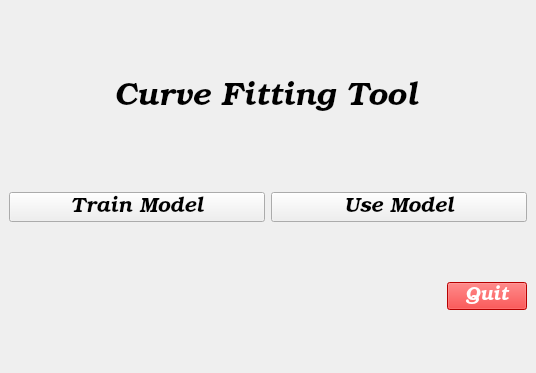
<?xml version="1.0" encoding="UTF-8"?>
<ui version="4.0">
 <class>MainWindow</class>
 <widget class="QMainWindow" name="MainWindow">
  <property name="geometry">
   <rect>
    <x>0</x>
    <y>0</y>
    <width>536</width>
    <height>373</height>
   </rect>
  </property>
  <property name="windowTitle">
   <string>MainWindow</string>
  </property>
  <widget class="QWidget" name="centralwidget">
   <layout class="QGridLayout" name="gridLayout">
    <item row="0" column="0">
     <layout class="QVBoxLayout" name="verticalLayout">
      <item>
       <spacer name="horizontalSpacer_2">
        <property name="orientation">
         <enum>Qt::Horizontal</enum>
        </property>
        <property name="sizeHint" stdset="0">
         <size>
          <width>40</width>
          <height>20</height>
         </size>
        </property>
       </spacer>
      </item>
      <item alignment="Qt::AlignHCenter">
       <widget class="QLabel" name="label">
        <property name="font">
         <font>
          <family>URW Bookman L</family>
          <pointsize>24</pointsize>
          <weight>50</weight>
          <italic>true</italic>
          <bold>false</bold>
         </font>
        </property>
        <property name="text">
         <string>Curve Fitting Tool</string>
        </property>
       </widget>
      </item>
      <item>
       <spacer name="horizontalSpacer">
        <property name="orientation">
         <enum>Qt::Horizontal</enum>
        </property>
        <property name="sizeHint" stdset="0">
         <size>
          <width>40</width>
          <height>20</height>
         </size>
        </property>
       </spacer>
      </item>
      <item>
       <layout class="QHBoxLayout" name="horizontalLayout">
        <item>
         <widget class="QPushButton" name="TrainModel">
          <property name="font">
           <font>
            <family>URW Bookman L</family>
            <pointsize>16</pointsize>
            <italic>true</italic>
           </font>
          </property>
          <property name="text">
           <string>Train Model</string>
          </property>
         </widget>
        </item>
        <item>
         <widget class="QPushButton" name="UseModel">
          <property name="font">
           <font>
            <family>URW Bookman L</family>
            <pointsize>16</pointsize>
            <weight>50</weight>
            <italic>true</italic>
            <bold>false</bold>
           </font>
          </property>
          <property name="text">
           <string>Use Model</string>
          </property>
         </widget>
        </item>
       </layout>
      </item>
      <item alignment="Qt::AlignRight|Qt::AlignVCenter">
       <widget class="QPushButton" name="Quit">
        <property name="font">
         <font>
          <family>URW Bookman L</family>
          <pointsize>14</pointsize>
          <italic>true</italic>
         </font>
        </property>
        <property name="styleSheet">
         <string notr="true">background-color: rgb(255, 0, 0);
color: rgb(255, 255, 255);</string>
        </property>
        <property name="text">
         <string>Quit</string>
        </property>
       </widget>
      </item>
     </layout>
    </item>
   </layout>
  </widget>
  <widget class="QMenuBar" name="menubar">
   <property name="geometry">
    <rect>
     <x>0</x>
     <y>0</y>
     <width>536</width>
     <height>25</height>
    </rect>
   </property>
  </widget>
 </widget>
 <resources/>
 <connections/>
</ui>
